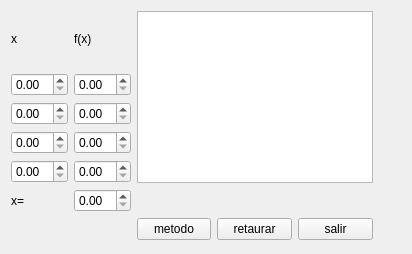
<?xml version="1.0" encoding="UTF-8"?>
<ui version="4.0">
 <class>met5</class>
 <widget class="QMainWindow" name="met5">
  <property name="geometry">
   <rect>
    <x>0</x>
    <y>0</y>
    <width>412</width>
    <height>254</height>
   </rect>
  </property>
  <property name="windowTitle">
   <string>met5</string>
  </property>
  <widget class="QWidget" name="centralWidget">
   <widget class="QWidget" name="layoutWidget">
    <property name="geometry">
     <rect>
      <x>0</x>
      <y>0</y>
      <width>384</width>
      <height>251</height>
     </rect>
    </property>
    <layout class="QGridLayout" name="gridLayout">
     <item row="0" column="0">
      <layout class="QVBoxLayout" name="verticalLayout_3">
       <item>
        <widget class="QLabel" name="label">
         <property name="text">
          <string>x</string>
         </property>
        </widget>
       </item>
       <item>
        <layout class="QVBoxLayout" name="verticalLayout">
         <item>
          <widget class="QDoubleSpinBox" name="doubleSpinBox"/>
         </item>
         <item>
          <widget class="QDoubleSpinBox" name="doubleSpinBox_2"/>
         </item>
         <item>
          <widget class="QDoubleSpinBox" name="doubleSpinBox_4"/>
         </item>
         <item>
          <widget class="QDoubleSpinBox" name="doubleSpinBox_3"/>
         </item>
        </layout>
       </item>
      </layout>
     </item>
     <item row="0" column="1">
      <layout class="QVBoxLayout" name="verticalLayout_4">
       <item>
        <widget class="QLabel" name="label_2">
         <property name="text">
          <string>f(x)</string>
         </property>
        </widget>
       </item>
       <item>
        <layout class="QVBoxLayout" name="verticalLayout_2">
         <item>
          <widget class="QDoubleSpinBox" name="doubleSpinBox_5"/>
         </item>
         <item>
          <widget class="QDoubleSpinBox" name="doubleSpinBox_6"/>
         </item>
         <item>
          <widget class="QDoubleSpinBox" name="doubleSpinBox_8"/>
         </item>
         <item>
          <widget class="QDoubleSpinBox" name="doubleSpinBox_7"/>
         </item>
        </layout>
       </item>
      </layout>
     </item>
     <item row="0" column="2" colspan="3">
      <widget class="QTextBrowser" name="textBrowser"/>
     </item>
     <item row="1" column="0" colspan="2">
      <layout class="QHBoxLayout" name="horizontalLayout">
       <item>
        <widget class="QLabel" name="label_3">
         <property name="text">
          <string>x=</string>
         </property>
        </widget>
       </item>
       <item>
        <widget class="QDoubleSpinBox" name="doubleSpinBox_9"/>
       </item>
      </layout>
     </item>
     <item row="2" column="3">
      <widget class="QPushButton" name="pushButton_2">
       <property name="text">
        <string>retaurar</string>
       </property>
      </widget>
     </item>
     <item row="2" column="2">
      <widget class="QPushButton" name="pushButton">
       <property name="text">
        <string>metodo</string>
       </property>
      </widget>
     </item>
     <item row="2" column="4">
      <widget class="QPushButton" name="pushButton_3">
       <property name="text">
        <string>salir</string>
       </property>
      </widget>
     </item>
    </layout>
   </widget>
  </widget>
 </widget>
 <layoutdefault spacing="6" margin="11"/>
 <resources/>
 <connections/>
</ui>
